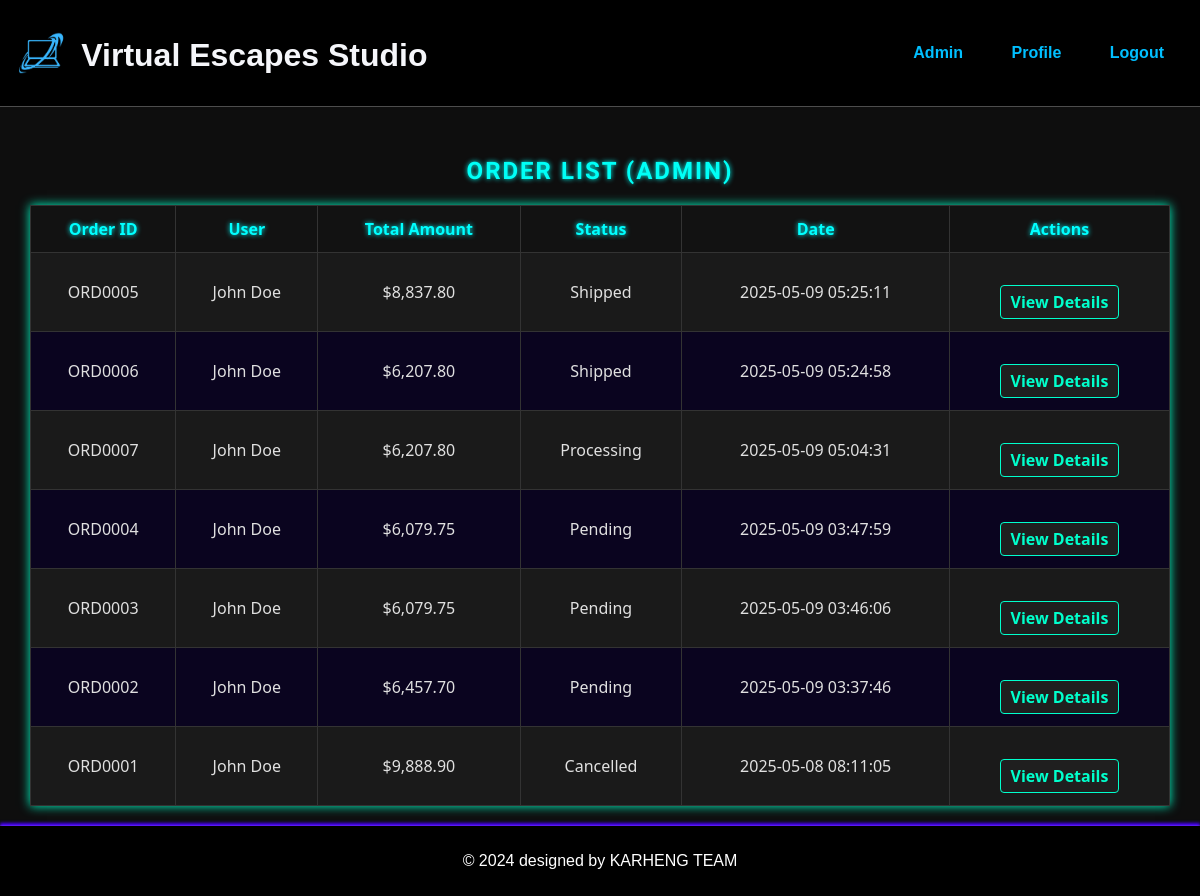
The app's page /admin/admin_orders.php (signed in) with its own data.
### tables this page shows
CREATE TABLE `orders` (
  `Order_ID` char(7) NOT NULL,
  `User_ID` char(6) NOT NULL,
  `Total_Price` decimal(10,2) NOT NULL,
  `Status` varchar(20) NOT NULL,
  `Shipping_Cost` decimal(10,2) DEFAULT NULL,
  `Order_Quantity` varchar(10) DEFAULT NULL,
  `tax_amount` decimal(10,2) DEFAULT NULL,
  `subtotal` decimal(10,2) DEFAULT NULL,
  `created_at` timestamp NOT NULL DEFAULT current_timestamp()
);

CREATE TABLE `user` (
  `User_ID` char(6) NOT NULL,
  `Username` varchar(100) NOT NULL,
  `Gender` varchar(10) DEFAULT NULL,
  `Password` varchar(255) NOT NULL,
  `Birthday` date DEFAULT NULL,
  `Register_Date` datetime NOT NULL,
  `Email` varchar(100) NOT NULL,
  `Address` varchar(255) NOT NULL,
  `Status` varchar(20) NOT NULL DEFAULT 'Active'
);

### base.php (called while the page is built, shortened)
<?php
function getAllOrders($conn) {
    $stmt = $conn->prepare("SELECT orders.*, user.Username
                            FROM orders
                            JOIN user ON orders.User_ID = user.User_ID
                            ORDER BY orders.created_at DESC");
    $stmt->execute();
    return $stmt->fetchAll(PDO::FETCH_ASSOC);
}
?>

### admin/admin_orders.php (the view, shortened to what this page needs)
<?php
include '../includes/header.php';
include '../db.php';
include '../base.php';
$orders = getAllOrders($conn);
?>
<div class="admin-dashboard">
<h2>Order List (Admin)</h2>
<table border="1">
    <thead>
        <tr>
            <th>Order ID</th>
            <th>User</th>
            <th>Total Amount</th>
            <th>Status</th>
            <th>Date</th>
            <th>Actions</th>
        </tr>
    </thead>
    <tbody>
        <?php foreach ($orders as $order): ?>
            <tr>
                <td><?php echo $order['Order_ID']; ?></td>
                <td><?php echo htmlspecialchars($order['Username']); ?></td>
                <td>$<?php echo number_format($order['Total_Price'], 2); ?></td>
                <td><?php echo $order['Status']; ?></td>
                <td><?php echo $order['created_at']; ?></td>
                <td>
                    <a href="admin_order_detail.php?id=<?php echo $order['Order_ID']; ?>">View Details</a>
                </td>
            </tr>
        <?php endforeach; ?>
    </tbody>
</table>
</div>
<?php
include '../includes/footer.php';
?>

### records on screen
orders: Order_ID "ORD0005", User_ID.Username "John Doe", Total_Price "8,837.80", Status "Shipped", created_at "2025-05-09 05:25:11"
orders: Order_ID "ORD0006", User_ID.Username "John Doe", Total_Price "6,207.80", Status "Shipped", created_at "2025-05-09 05:24:58"
orders: Order_ID "ORD0007", User_ID.Username "John Doe", Total_Price "6,207.80", Status "Processing", created_at "2025-05-09 05:04:31"
orders: Order_ID "ORD0004", User_ID.Username "John Doe", Total_Price "6,079.75", Status "Pending", created_at "2025-05-09 03:47:59"
orders: Order_ID "ORD0003", User_ID.Username "John Doe", Total_Price "6,079.75", Status "Pending", created_at "2025-05-09 03:46:06"
orders: Order_ID "ORD0002", User_ID.Username "John Doe", Total_Price "6,457.70", Status "Pending", created_at "2025-05-09 03:37:46"
orders: Order_ID "ORD0001", User_ID.Username "John Doe", Total_Price "9,888.90", Status "Cancelled", created_at "2025-05-08 08:11:05"
